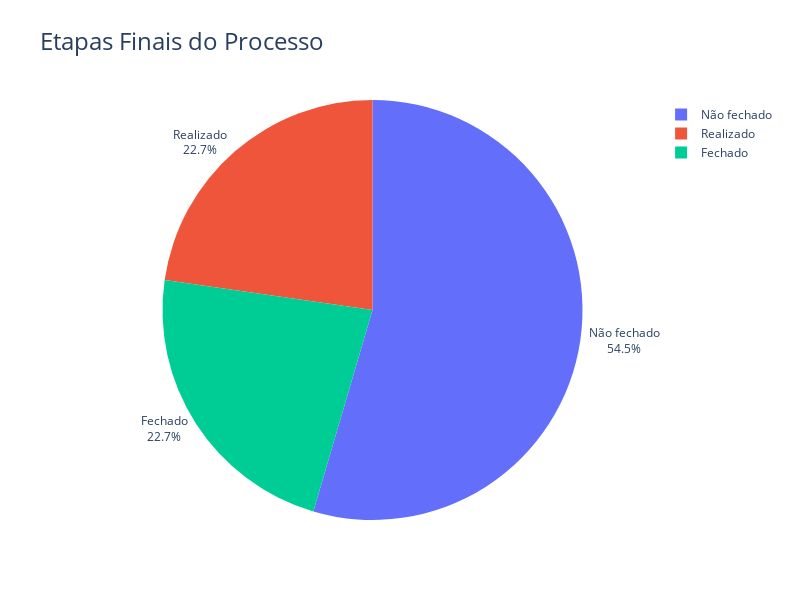

The notebook cell this image was saved under:
### Code cell
etapa = df_2022.query('etapa == "Não fechado" or etapa == "Fechado" or etapa == "Realizado"')
fig = px.pie(etapa, 'etapa', title='Etapas Finais do Processo ')
fig.update_layout(title_font_size=24)
fig.update_traces(textposition='outside', textinfo='percent+label')
# fig.update_layout(title_font_size=24, bargap=0.2)
fig.show()
fig.write_html("etapas_processo_finalizadas.html")

### Figure 1 — Plotly figure (JSON) as saved in the notebook; plotly's stock layout.template omitted (floating-point values rounded to 4 significant figures)
{"data": [{"domain": {"x": [0, 1], "y": [0, 1]}, "hovertemplate": "etapa=%{label}<extra></extra>", "labels": ["Realizado", "Não fechado", "Não fechado", "Não fechado", "Não fechado", "Realizado", "Realizado", "Realizado", "Realizado", "Não fechado", "Não fechado", "Não fechado", "Fechado", "Fechado", "Fechado", "Não fechado", "Não fechado", "Fechado", "Fechado", "Não fechado", "Não fechado", "Não fechado"], "legendgroup": "", "name": "", "showlegend": true, "textinfo": "percent+label", "textposition": "outside", "type": "pie"}], "layout": {"height": 600, "legend": {"tracegroupgap": 0}, "title": {"font": {"size": 24}, "text": "Etapas Finais do Processo "}, "width": 800}}
